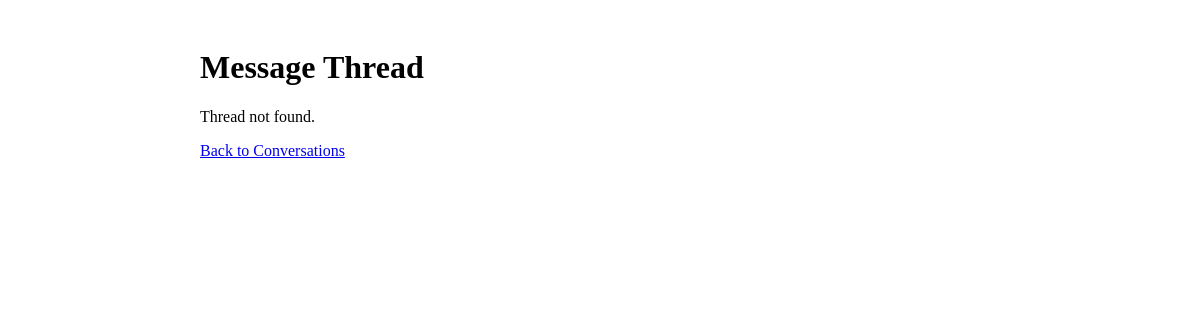
The page /thread/4/ (signed in) on the database as committed earlier.
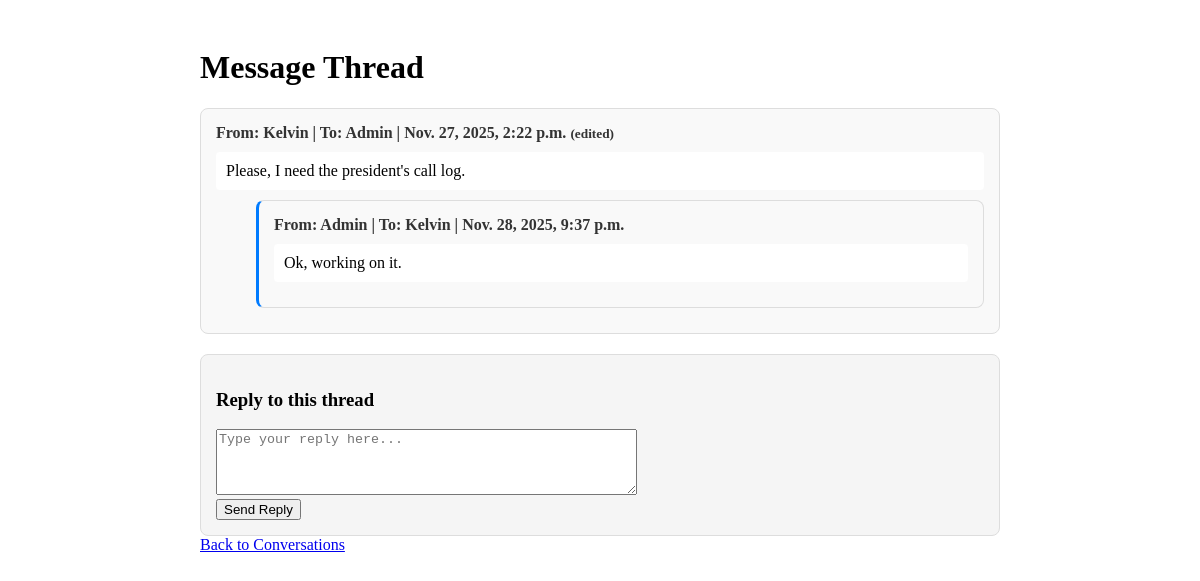
The same page on the database as committed later.
### messaging/models.py (models this page shows, shortened)
class Message(models.Model):
    sender = models.ForeignKey(
        User,
        on_delete=models.CASCADE,
        related_name='sent_messages'
    )
    receiver = models.ForeignKey(
        User,
        on_delete=models.CASCADE,
        related_name='received_messages'
    )
    content = models.TextField()
    timestamp = models.DateTimeField(default=timezone.now)
    is_read = models.BooleanField(default=False)  # New field to track if message has been read
    edited = models.BooleanField(default=False)
    last_edited = models.DateTimeField(null=True, blank=True)
    parent_message = models.ForeignKey(
        'self',
        on_delete=models.CASCADE,
        related_name='replies',
        null=True,
        blank=True,
        verbose_name='Parent Message'
    )
    objects = models.Manager()  # Default manager
    unread_messages = UnreadMessagesManager()  # Custom manager for unread messages
    class Meta:
        ordering = ['-timestamp']
        indexes = [
            models.Index(fields=['parent_message', 'timestamp']),
            models.Index(fields=['sender', 'receiver', 'timestamp']),
            models.Index(fields=['receiver', 'is_read', 'timestamp']),  # New index for unread queries
        ]
    def get_conversation_root(self):
        current = self
        while current.parent_message:
            current = current.parent_message
        return current

### messaging/views.py (the view)
# urls.py: path('thread/<int:message_id>/', views.message_thread, name='message_thread'),
@login_required
def message_thread(request, message_id):
    try:
        root_message = Message.objects.select_related('sender', 'receiver').get(id=message_id)
        if root_message.parent_message:
            root_message = root_message.get_conversation_root()
        def get_thread_messages_recursive(message_obj, depth=0):
            thread_data = {
                'message': message_obj,
                'depth': depth,
                'replies': []
            }
            replies = Message.objects.filter(parent_message=message_obj).select_related('sender', 'receiver').order_by('timestamp')
            for reply in replies:
                thread_data['replies'].append(get_thread_messages_recursive(reply, depth + 1))
            return thread_data
        thread_tree = get_thread_messages_recursive(root_message)
    except Message.DoesNotExist:
        thread_tree = None
    context = {
        'thread_tree': thread_tree,
    }
    return render(request, 'message_thread.html', context)

### messaging/templates/message_thread.html (shortened to what this page needs)
<!DOCTYPE html>
<html>
<head>
</head>
<body>
    <div class="thread-container">
        <h1>Message Thread</h1>
        {% if thread_tree %}
            {% include 'message_thread_recursive.html' with message_node=thread_tree %}
            <div class="reply-form">
                <h3>Reply to this thread</h3>
                <form method="post" action="{% url 'messaging:reply_to_message' message_id=thread_tree.message.id %}">
                    <textarea name="content" rows="4" cols="50" placeholder="Type your reply here..." required></textarea>
                    <br>
                    <button type="submit">Send Reply</button>
                </form>
            </div>
        {% else %}
            <p>Thread not found.</p>
        {% endif %}
        <a href="{% url 'messaging:conversation_list' %}">Back to Conversations</a>
    </div>
</body>
</html>

### messaging/templates/message_thread_recursive.html
<div class="message depth-{{ message_node.depth }} {% if message_node.depth > 0 %}reply{% endif %}">
    <div class="message-header">
        From: {{ message_node.message.sender.username }}
        | To: {{ message_node.message.receiver.username }}
        | {{ message_node.message.timestamp }}
        {% if message_node.message.edited %}
            <small>(edited)</small>
        {% endif %}
    </div>
    <div class="message-content">
        {{ message_node.message.content }}
    </div>
    {% for reply in message_node.replies %}
        {% include 'message_thread_recursive.html' with message_node=reply %}
    {% endfor %}
</div>

Rows that differ between the two databases and show on the page:
now on this page (row edited): Message: message.sender.username "Kelvin", message.receiver.username "Admin", message.timestamp "Nov. 27, 2025, 2:22 p.m.", message.content "Please, I need the president's call log."
changed Message: edited False → True (drawn)
added Message: message.sender.username "Admin", message.receiver.username "Kelvin", message.timestamp "Nov. 28, 2025, 9:37 p.m.", message.content "Ok, working on it."
Other text that changed with them:
text no longer shown: "Thread not found."
text now shown: "From: | To: | (edited) Reply to this thread Send Reply"
